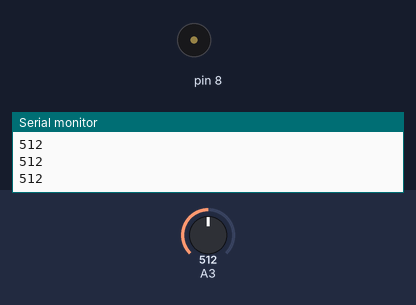
Bench run of a sketch on a simulated Arduino Uno, built with avr-gcc and run on an emulated ATmega328P. Shown: buzzer (waves = sounding), the last lines printed to the serial monitor. Inputs (shaded band) come from the test bench; at power-on: A3 = 512.

Above: at 1.2 s.
1.3 s: A3 set to 788
2.8 s: A3 set to 818
At 3.3 s:
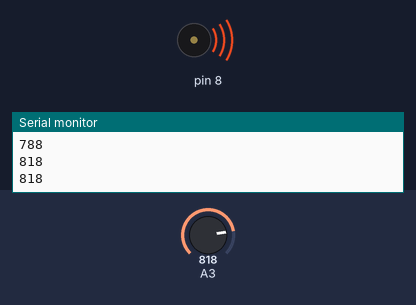
5.8 s: A3 set to 790
At 6.7 s:
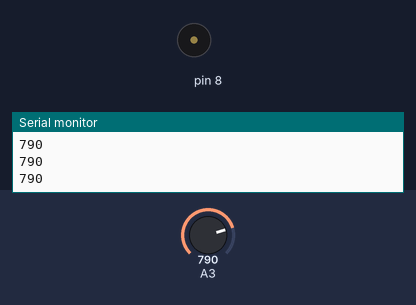
7.3 s: A3 set to 810
At 7.81 s:
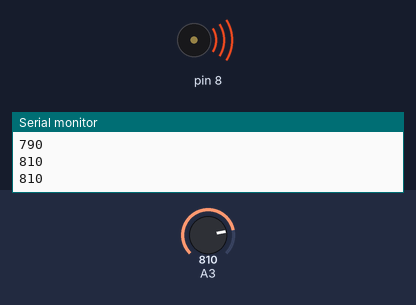
Timing chart, 0 to 11.3 s (numbered marks = the images above; inputs shaded):
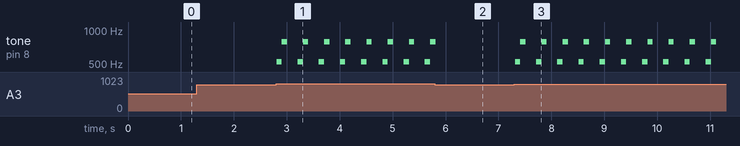

The sketch:

week10_4_ardiuno_serial_monitor_joystick_Serial_println.ino
```cpp
//week10_4_ardiuno_serial_monitor_joystick_Serial_println
//把joystick的Y的線,經由麵包板幫忙,接到MakerUno 另一邊 A3
//(不能接其他的,因為要接有 ~ 小蟲符號的,符號代表analog訊號)
void setup() {
  Serial.begin(9600); //開啟USB傳輸
  pinMode(2,INPUT_PULLUP);
  pinMode(8,OUTPUT); //發出聲音

}

void loop() { //秒鐘,會跑1000Hz
  delay(100); //慢一點,避免processing處理不及
  int now = analogRead(A3);
  Serial.println(now);
  //想利用 Serial Monitor 來看看會送出甚麼訊號
  if(now>800){ //變高
    tone(8,523,100); //發出523的DO
    delay(100);
    tone(8,784,100); //發出784的SO
    delay(200);
  }else if(now<200){
    tone(8,784,100); //發出784的SO
    delay(100);
    tone(8,523,100); //發出523的DO
    delay(200);
  }

}
```

Measured:
- the behaviour switches between 800 and 801 on A3 (found by bisection; images 0 and 1)
- after the input at 2.8 s, tone on pin 8: silent → 523 Hz at once, then repeats every 0.40 s: 784 Hz 0.10 s, silent 0.20 s, 523 Hz 0.10 s
- after the input at 5.8 s, tone on pin 8: goes on until 5.8 s, then stays silent
- after the input at 7.3 s, tone on pin 8: silent → 523 Hz at once, then repeats every 0.40 s: 784 Hz 0.10 s, silent 0.20 s, 523 Hz 0.10 s
